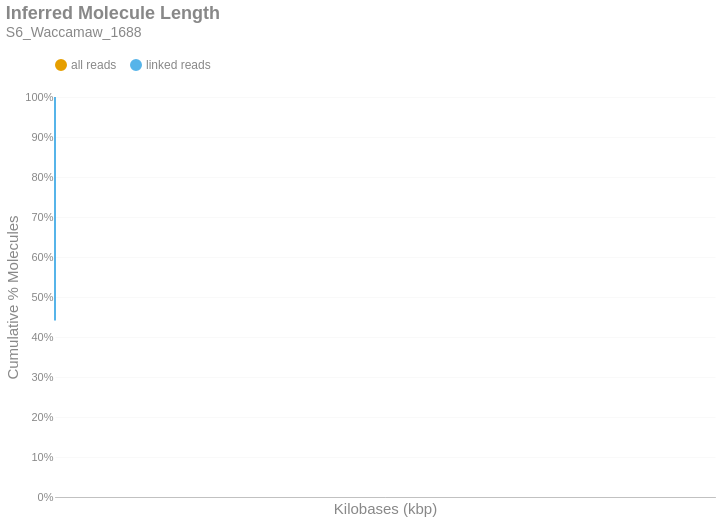

The notebook cell saved with this chart:
### Markdown cell above
### Inferred Molecule Length
This is the cumulative frequency distribution of molecule lengths inferred from the first and last alignment positions along a contig for all alignments associated with a single linked-read barcode on a given contig.There are two distributions: one with `all` the alignments (yellow) and another with only `linked reads` (blue). The percent of molecules in the `linked reads` distribution is relative to the total number of linked molecules.

### Code cell
if SKIPLR:
    print_html(f"Skipped")
else:
    binned_df = consolidated_hist(valids['length_inferred']/1000, mask, 10, True)
    binned_df = binned_df.with_columns(
        pl.when(pl.col('bin').cast(pl.Utf8) == '0').then(pl.lit('1')).otherwise(pl.col('bin').cast(pl.Utf8)).alias('bin')
    )
    with SafeRender(binned_df):
        (
            density_plot(binned_df, 'Inferred Molecule Length', samplename, 'inferredlen')
            .transform_calculate(bin_kb='datum.bin / 1000')
            .encode(
                x=alt.X('bin_kb:Q', title="Kilobases (kbp)").scale(type='log', padding=0).axis(labelAngle=-40),
                y=alt.Y('value:Q', title='Cumulative % Molecules')
                    .axis(format='%')
                    .stack(False)
                    .scale(domainMin=0, domainMax=1,padding=0),
                color=alt.Color("key:N").scale(domain = ["all reads", "linked reads"]),
                tooltip = [
                    alt.Tooltip("key:N", title = "Data Type"),
                    alt.Tooltip("range_label:N", title="Kilobases"),
                    alt.Tooltip("value:Q", format = ".2%", title="% Molecules (Cum.)")
                ]
            )
        ).display()

### Figure 1 — Vega-Lite specification as saved in the notebook (floating-point values rounded to 4 significant figures; data arrays with more than 128 entries replaced by an {"elided": "..."} marker saying what was removed)
{"width": "container", "height": 400, "config": {"title": {"anchor": "start", "dy": -15, "fontSize": 18, "color": "#888888", "subtitleColor": "#888888", "subtitleFontSize": 14}, "arc": {"fill": "#0072B2"}, "axis": {"domainColor": "#888888", "domainWidth": 0.5, "gridWidth": 0.2, "grid": false, "titleFontWeight": 400, "titleFontSize": 15, "labelFontSize": 11, "labelColor": "#888888", "tickColor": "#888888", "tickWidth": 0.2, "titleColor": "#888888"}, "axisBand": {"grid": false}, "axisX": {"grid": true, "tickSize": 10, "domainCap": "round"}, "axisY": {"domain": false, "grid": true, "tickSize": 0, "domainCap": "round"}, "background": "transparent", "header": {"labelFontSize": 15, "labelColor": "#888888", "titleFontSize": 15, "titleFontWeight": 600, "titleColor": "#888888"}, "legend": {"labelFont": "sans-serif", "labelFontSize": 12, "labelColor": "#888888", "symbolSize": 100, "symbolType": "circle", "titleFontSize": 12, "titlePadding": 10, "titleColor": "#888888", "title": null, "orient": "top"}, "range": {"category": ["#E69F00", "#56B4E9", "#009E73", "#F0E442", "#0072B2", "#D55E00", "#CC79A7", "#000000"], "diverging": ["#cfe8f3", "#a2d4ec", "#73bfe2", "#46abdb", "#1696d2", "#12719e"]}, "area": {"fill": "#0072B2", "fillOpacity": 0.7, "line": true, "strokeOpacity": 0.7}, "line": {"color": "#0072B2", "stroke": "#0072B2", "strokeWidth": 2}, "trail": {"color": "#0072B2", "stroke": "#0072B2", "strokeWidth": 0, "size": 1}, "point": {"filled": true, "fillOpacity": 1.0, "size": 95}, "text": {"color": "#888888", "fontSize": 11, "align": "right", "fontWeight": 400, "size": 11}, "bar": {"fill": "#0072B2", "stroke": null}, "view": {"stroke": null, "continuousWidth": 660, "continuousHeight": 400}}, "data": {"name": "data-7b677b8ca15046e4fed11f068fe7f12f"}, "mark": {"type": "line", "interpolate": "monotone", "point": {"opacity": 0, "size": 275}}, "encoding": {"color": {"field": "key", "scale": {"domain": ["all reads", "linked reads"]}, "type": "nominal"}, "tooltip": [{"field": "key", "title": "Data Type", "type": "nominal"}, {"field": "range_label", "title": "Kilobases", "type": "nominal"}, {"field": "value", "format": ".2%", "title": "% Molecules (Cum.)", "type": "quantitative"}], "x": {"axis": {"labelAngle": -40}, "field": "bin_kb", "scale": {"type": "log", "padding": 0}, "title": "Kilobases (kbp)", "type": "quantitative"}, "y": {"axis": {"format": "%"}, "field": "value", "scale": {"domainMin": 0, "domainMax": 1, "padding": 0}, "stack": false, "title": "Cumulative % Molecules", "type": "quantitative"}}, "params": [{"name": "param_c36ac31b6afebe62", "select": {"type": "point", "fields": ["key"]}, "bind": "legend"}], "title": {"text": "Inferred Molecule Length", "subtitle": "S6_Waccamaw_1688"}, "transform": [{"fold": ["all reads (cumsum)", "linked reads (cumsum)"]}, {"calculate": "replace(datum.key, ' (cumsum)', '')", "as": "key"}, {"filter": {"param": "param_c36ac31b6afebe62"}}, {"calculate": "datum.bin / 1000", "as": "bin_kb"}], "usermeta": {"embedOptions": {"downloadFileName": "S6_Waccamaw_1688.inferredlen"}}, "$schema": "https://vega.github.io/schema/vega-lite/v6.1.0.json", "datasets": {"data-7b677b8ca15046e4fed11f068fe7f12f": {"elided": "780 records"}}}
